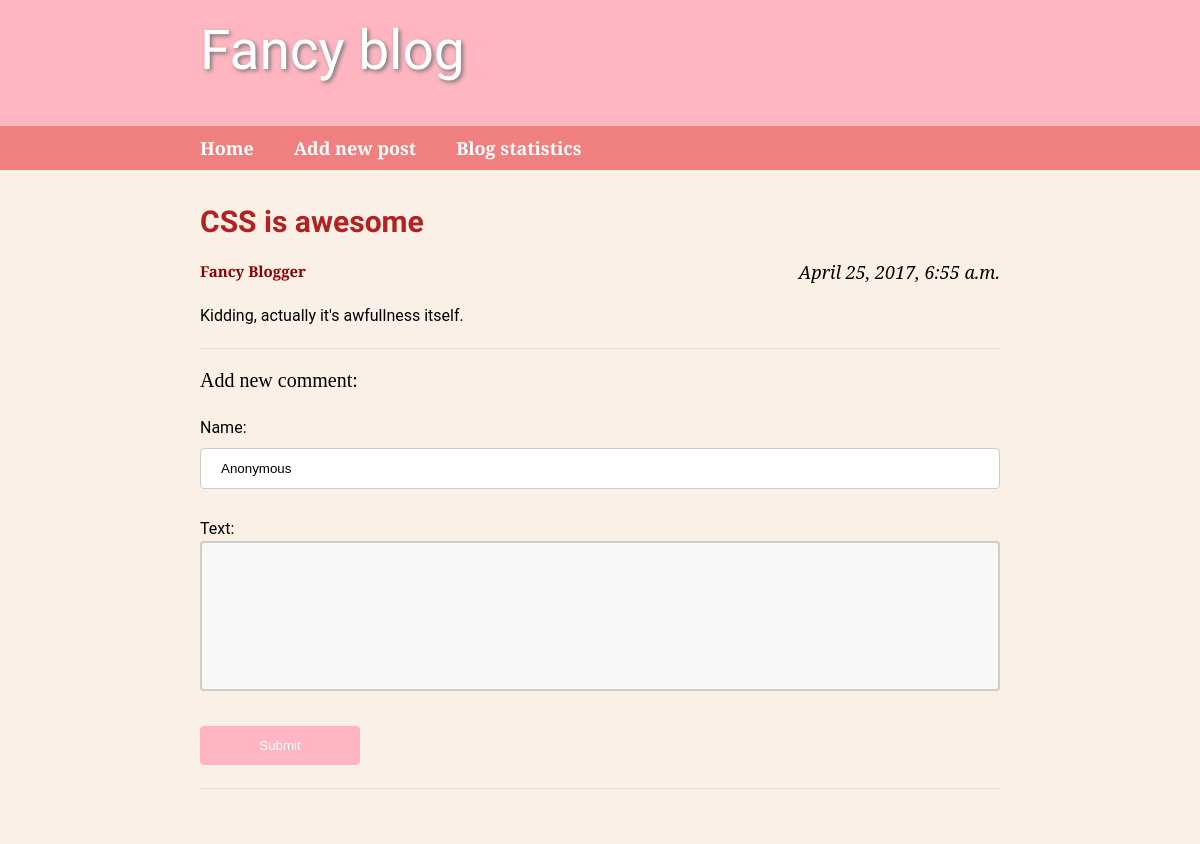
The app's page /8/ with its own data.
### blog17/models.py (models this page shows)
class BlogPostModel(models.Model):
    title = models.CharField(max_length=50)
    date = models.DateTimeField(default=timezone.now)
    text = models.TextField()
    author = models.CharField(default='Fancy Blogger', max_length=30)

### blog17/views.py (the view)
# urls.py: url(r'^(?P<post_id>[0-9]+)/', post_view, name='post'),
def post_view(request, post_id):
    post = get_object_or_404(BlogPostModel, pk=post_id)
    comments = CommentModel.objects.filter(post=post)
    comment_form = CommentForm()
    c = {
        'post': post,
        'comments': comments,
        'comment_form': comment_form,
    }
    if request.method == 'POST':
        comment_form = CommentForm(request.POST)
        if comment_form.is_valid():
            comment_form.save(post=post)
            return render(request, 'blog17/post.html', c)
    elif request.method == 'GET':
        return render(request, 'blog17/post.html', c)
    return HttpResponse(status=405)

### blog17/forms.py (shortened to what this page needs)
class CommentForm(forms.ModelForm):
    class Meta:
        model = CommentModel
        fields = ('name', 'text',)

### blog17/templates/blog17/post.html (shortened to what this page needs)
{% extends 'blog17/_base.html' %}
{% block content %}
    <div class="container">
    <div class="post">
	    <h2 class="title">{{ post.title }}</h2>
		<h6 class="date">{{ post.date }}</h6>
        <h5 class="name">{{ post.author }}</h5>
		<p> {{ post.text }}</p>
    </div>
    </div>
    <hr>
    <div class="container">
        <h3>Add new comment:</h3>
        <form class="form" action="{% url 'post' post.id %}" method="POST">
            {{ comment_form.as_p }}
            <input class="btn" type="submit" value="Submit" />
        </form>
        <hr>
    </div>
</div>
{% endblock %}

### blog17/static/blog17/styles.css (style rules this page uses)
body { margin: 0; padding: 0; color: #000; background-color: #dddddd; font-size: 16px; font-family: 'PT Serif', serif; }
h1,h2,h3,h4,h5,h6 { margin: 0 0 25px; font-weight: 500; line-height: 1.1; }
h2 { font-size: 28px; }
h3 { font-size: 20px; }
h5 { font-size: 15px; }
h6 { font-size: 14px; }
.title { font-family: 'Philosopher', sans-serif; font-size: 30px; font-weight: bold; color: firebrick; }
.name { font-weight: bold ; color: darkred; }
.date { float: right; width: auto; margin: auto; font-size: 18px; font-family: "Garamond", "Georgia", "serif"; font-style: italic; }
p { margin: 0 0 20px; line-height: 1.5; font-family: "Roboto", "Lucida Grande", Verdana, Arial, sans-serif }
hr { height: 0; margin-top: 15px; margin-bottom: 20px; border: 0; border-top: 1px solid #ddd; }
.container { max-width: 50em; margin: auto auto; }
input[type=text] { width: 100%; padding: 12px 20px; margin: 8px 0; display: inline-block; border: 1px solid #ccc; border-radius: 4px; box-sizing: border-box; }
input[type=submit] { width: 20%; background-color: lightpink; color: white; padding: 12px 20px; margin: 8px 0; border: none; border-radius: 4px; cursor: pointer; }
textarea { width: 100%; height: 150px; padding: 10px 10px; box-sizing: border-box; border: 2px solid #ccc; border-radius: 4px; background-color: #f8f8f8; resize: none; }
.btn { -webkit-transition-duration: 0.5s; transition-duration: 0.5s; }

### records on screen
BlogPostModel: title "CSS is awesome", date "April 25, 2017, 6:55 a.m.", author "Fancy Blogger", text "Kidding, actually it's awfullness itself."
